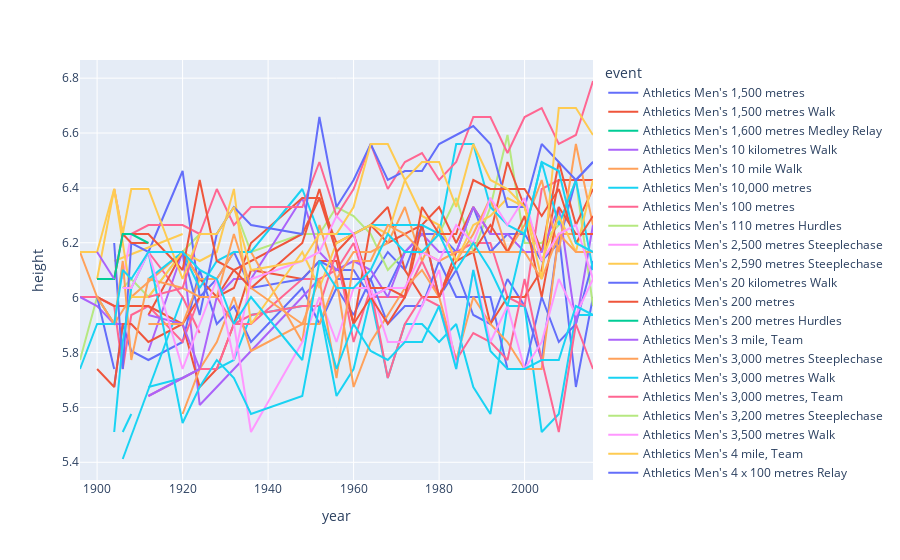

Here is the notebook cell this chart was saved with:
### Code cell
df_men = df_orig.query("sex=='M'").drop(columns=['sex'])
df_men = df_men[['event','height','year']] #df_men.query('event.str.contains("100")', engine = 'python')[['event','height','year']]
df_men_group = df_men.groupby(['event','year']).max()
df_men_group = df_men_group.reset_index()
fig = px.line(df_men_group,x='year',y='height', color='event')
fig.show()

### Figure 1 — Plotly figure (JSON) as saved in the notebook; plotly's stock layout.template omitted (floating-point values rounded to 4 significant figures)
{"data": [{"hovertemplate": "event=Athletics Men's 1,500 metres<br>year=%{x}<br>height=%{y}<extra></extra>", "legendgroup": "Athletics Men's 1,500 metres", "line": {"color": "#636efa", "dash": "solid"}, "mode": "lines", "name": "Athletics Men's 1,500 metres", "orientation": "v", "showlegend": true, "type": "scatter", "x": [1896, 1900, 1904, 1906, 1908, 1912, 1920, 1924, 1928, 1932, 1936, 1948, 1952, 1956, 1960, 1964, 1968, 1972, 1976, 1980, 1984, 1988, 1992, 1996, 2000, 2004, 2008, 2012, 2016], "xaxis": "x", "y": [null, null, 5.674, 5.904, 5.806, 5.773, 5.838, 6.101, 5.904, 5.97, 5.838, 6.035, 5.904, 6.035, 5.937, 6.068, 6.166, 6.101, 6.265, 6.002, 6.101, 5.937, 5.904, 6.068, 5.97, 5.773, 6.232, 5.674, 6.002], "yaxis": "y"}, {"hovertemplate": "event=Athletics Men's 1,500 metres Walk<br>year=%{x}<br>height=%{y}<extra></extra>", "legendgroup": "Athletics Men's 1,500 metres Walk", "line": {"color": "#EF553B", "dash": "solid"}, "mode": "lines", "name": "Athletics Men's 1,500 metres Walk", "orientation": "v", "showlegend": true, "type": "scatter", "x": [1906], "xaxis": "x", "y": [5.871], "yaxis": "y"}, {"hovertemplate": "event=Athletics Men's 1,600 metres Medley Relay<br>year=%{x}<br>height=%{y}<extra></extra>", "legendgroup": "Athletics Men's 1,600 metres Medley Relay", "line": {"color": "#00cc96", "dash": "solid"}, "mode": "lines", "name": "Athletics Men's 1,600 metres Medley Relay", "orientation": "v", "showlegend": true, "type": "scatter", "x": [1908], "xaxis": "x", "y": [5.97], "yaxis": "y"}, {"hovertemplate": "event=Athletics Men's 10 kilometres Walk<br>year=%{x}<br>height=%{y}<extra></extra>", "legendgroup": "Athletics Men's 10 kilometres Walk", "line": {"color": "#ab63fa", "dash": "solid"}, "mode": "lines", "name": "Athletics Men's 10 kilometres Walk", "orientation": "v", "showlegend": true, "type": "scatter", "x": [1912, 1920, 1924, 1948, 1952], "xaxis": "x", "y": [5.806, 6.166, 5.609, 6.002, 6.068], "yaxis": "y"}, {"hovertemplate": "event=Athletics Men's 10 mile Walk<br>year=%{x}<br>height=%{y}<extra></extra>", "legendgroup": "Athletics Men's 10 mile Walk", "line": {"color": "#FFA15A", "dash": "solid"}, "mode": "lines", "name": "Athletics Men's 10 mile Walk", "orientation": "v", "showlegend": true, "type": "scatter", "x": [1908], "xaxis": "x", "y": [5.74], "yaxis": "y"}, {"hovertemplate": "event=Athletics Men's 10,000 metres<br>year=%{x}<br>height=%{y}<extra></extra>", "legendgroup": "Athletics Men's 10,000 metres", "line": {"color": "#19d3f3", "dash": "solid"}, "mode": "lines", "name": "Athletics Men's 10,000 metres", "orientation": "v", "showlegend": true, "type": "scatter", "x": [1912, 1920, 1924, 1928, 1932, 1936, 1948, 1952, 1956, 1960, 1964, 1968, 1972, 1976, 1980, 1984, 1988, 1992, 1996, 2000, 2004, 2008, 2012, 2016], "xaxis": "x", "y": [5.674, 5.707, 5.74, 5.74, 5.773, 5.937, 5.97, 5.97, 5.642, 5.74, 6.002, 5.707, 5.904, 5.904, 5.838, 5.904, 5.674, 5.576, 5.97, 5.97, 5.51, 5.576, 5.937, 5.937], "yaxis": "y"}, {"hovertemplate": "event=Athletics Men's 100 metres<br>year=%{x}<br>height=%{y}<extra></extra>", "legendgroup": "Athletics Men's 100 metres", "line": {"color": "#FF6692", "dash": "solid"}, "mode": "lines", "name": "Athletics Men's 100 metres", "orientation": "v", "showlegend": true, "type": "scatter", "x": [1896, 1900, 1904, 1906, 1908, 1912, 1920, 1924, 1928, 1932, 1936, 1948, 1952, 1956, 1960, 1964, 1968, 1972, 1976, 1980, 1984, 1988, 1992, 1996, 2000, 2004, 2008, 2012, 2016], "xaxis": "x", "y": [6.002, 6.002, 5.97, 5.74, 5.937, 5.97, 5.838, 6.002, 6.002, 5.904, 5.904, 6.068, 6.068, 6.101, 6.199, 6.002, 6.002, 6.002, 6.134, 6.002, 6.166, 6.199, 6.199, 6.002, 5.97, 6.396, 6.429, 6.429, 6.429], "yaxis": "y"}, {"hovertemplate": "event=Athletics Men's 110 metres Hurdles<br>year=%{x}<br>height=%{y}<extra></extra>", "legendgroup": "Athletics Men's 110 metres Hurdles", "line": {"color": "#B6E880", "dash": "solid"}, "mode": "lines", "name": "Athletics Men's 110 metres Hurdles", "orientation": "v", "showlegend": true, "type": "scatter", "x": [1896, 1900, 1904, 1906, 1908, 1912, 1920, 1924, 1928, 1932, 1936, 1948, 1952, 1956, 1960, 1964, 1968, 1972, 1976, 1980, 1984, 1988, 1992, 1996, 2000, 2004, 2008, 2012, 2016], "xaxis": "x", "y": [5.773, 6.002, null, 6.035, 6.068, 6.002, 6.166, 6.232, 6.232, 6.33, 6.166, 6.232, 6.232, 6.33, 6.298, 6.232, 6.101, 6.166, 6.166, 6.232, 6.363, 6.166, 6.33, 6.593, 6.199, 6.199, 6.265, 6.429, 5.97], "yaxis": "y"}, {"hovertemplate": "event=Athletics Men's 2,500 metres Steeplechase<br>year=%{x}<br>height=%{y}<extra></extra>", "legendgroup": "Athletics Men's 2,500 metres Steeplechase", "line": {"color": "#FF97FF", "dash": "solid"}, "mode": "lines", "name": "Athletics Men's 2,500 metres Steeplechase", "orientation": "v", "showlegend": true, "type": "scatter", "x": [1900], "xaxis": "x", "y": [5.543], "yaxis": "y"}, {"hovertemplate": "event=Athletics Men's 2,590 metres Steeplechase<br>year=%{x}<br>height=%{y}<extra></extra>", "legendgroup": "Athletics Men's 2,590 metres Steeplechase", "line": {"color": "#FECB52", "dash": "solid"}, "mode": "lines", "name": "Athletics Men's 2,590 metres Steeplechase", "orientation": "v", "showlegend": true, "type": "scatter", "x": [1904], "xaxis": "x", "y": [6.134], "yaxis": "y"}, {"hovertemplate": "event=Athletics Men's 20 kilometres Walk<br>year=%{x}<br>height=%{y}<extra></extra>", "legendgroup": "Athletics Men's 20 kilometres Walk", "line": {"color": "#636efa", "dash": "solid"}, "mode": "lines", "name": "Athletics Men's 20 kilometres Walk", "orientation": "v", "showlegend": true, "type": "scatter", "x": [1956, 1960, 1964, 1968, 1972, 1976, 1980, 1984, 1988, 1992, 1996, 2000, 2004, 2008, 2012, 2016], "xaxis": "x", "y": [6.068, 6.068, 6.068, 5.904, 5.97, 5.97, 6.134, 6.002, 6.002, 6.002, 5.74, 5.74, 6.002, 5.838, 5.904, 6.134], "yaxis": "y"}, {"hovertemplate": "event=Athletics Men's 200 metres<br>year=%{x}<br>height=%{y}<extra></extra>", "legendgroup": "Athletics Men's 200 metres", "line": {"color": "#EF553B", "dash": "solid"}, "mode": "lines", "name": "Athletics Men's 200 metres", "orientation": "v", "showlegend": true, "type": "scatter", "x": [1900, 1904, 1908, 1912, 1920, 1924, 1928, 1932, 1936, 1948, 1952, 1956, 1960, 1964, 1968, 1972, 1976, 1980, 1984, 1988, 1992, 1996, 2000, 2004, 2008, 2012, 2016], "xaxis": "x", "y": [6.002, 5.97, 5.97, 5.97, 5.904, 5.674, 5.74, 5.904, 6.101, 6.068, 6.134, 6.134, 5.904, 6.265, 6.33, 6.101, 6.002, 6.002, 6.166, 6.166, 5.904, 6.002, 6.002, 6.101, 6.429, 6.429, 6.429], "yaxis": "y"}, {"hovertemplate": "event=Athletics Men's 200 metres Hurdles<br>year=%{x}<br>height=%{y}<extra></extra>", "legendgroup": "Athletics Men's 200 metres Hurdles", "line": {"color": "#00cc96", "dash": "solid"}, "mode": "lines", "name": "Athletics Men's 200 metres Hurdles", "orientation": "v", "showlegend": true, "type": "scatter", "x": [1900, 1904], "xaxis": "x", "y": [6.002, 5.904], "yaxis": "y"}, {"hovertemplate": "event=Athletics Men's 3 mile, Team<br>year=%{x}<br>height=%{y}<extra></extra>", "legendgroup": "Athletics Men's 3 mile, Team", "line": {"color": "#ab63fa", "dash": "solid"}, "mode": "lines", "name": "Athletics Men's 3 mile, Team", "orientation": "v", "showlegend": true, "type": "scatter", "x": [1908], "xaxis": "x", "y": [5.904], "yaxis": "y"}, {"hovertemplate": "event=Athletics Men's 3,000 metres Steeplechase<br>year=%{x}<br>height=%{y}<extra></extra>", "legendgroup": "Athletics Men's 3,000 metres Steeplechase", "line": {"color": "#FFA15A", "dash": "solid"}, "mode": "lines", "name": "Athletics Men's 3,000 metres Steeplechase", "orientation": "v", "showlegend": true, "type": "scatter", "x": [1920, 1924, 1928, 1932, 1936, 1948, 1952, 1956, 1960, 1964, 1968, 1972, 1976, 1980, 1984, 1988, 1992, 1996, 2000, 2004, 2008, 2012, 2016], "xaxis": "x", "y": [5.576, 5.74, 5.838, 6.002, 5.806, 5.904, 5.904, 6.068, 5.674, 5.838, 5.937, 6.035, 6.101, 6.002, 5.773, 6.002, 5.904, 5.838, 5.74, 5.74, 6.232, 6.232, 6.232], "yaxis": "y"}, {"hovertemplate": "event=Athletics Men's 3,000 metres Walk<br>year=%{x}<br>height=%{y}<extra></extra>", "legendgroup": "Athletics Men's 3,000 metres Walk", "line": {"color": "#19d3f3", "dash": "solid"}, "mode": "lines", "name": "Athletics Men's 3,000 metres Walk", "orientation": "v", "showlegend": true, "type": "scatter", "x": [1906, 1920], "xaxis": "x", "y": [5.412, 6.002], "yaxis": "y"}, {"hovertemplate": "event=Athletics Men's 3,000 metres, Team<br>year=%{x}<br>height=%{y}<extra></extra>", "legendgroup": "Athletics Men's 3,000 metres, Team", "line": {"color": "#FF6692", "dash": "solid"}, "mode": "lines", "name": "Athletics Men's 3,000 metres, Team", "orientation": "v", "showlegend": true, "type": "scatter", "x": [1912, 1920, 1924], "xaxis": "x", "y": [6.166, 6.002, 5.871], "yaxis": "y"}, {"hovertemplate": "event=Athletics Men's 3,200 metres Steeplechase<br>year=%{x}<br>height=%{y}<extra></extra>", "legendgroup": "Athletics Men's 3,200 metres Steeplechase", "line": {"color": "#B6E880", "dash": "solid"}, "mode": "lines", "name": "Athletics Men's 3,200 metres Steeplechase", "orientation": "v", "showlegend": true, "type": "scatter", "x": [1908], "xaxis": "x", "y": [5.904], "yaxis": "y"}, {"hovertemplate": "event=Athletics Men's 3,500 metres Walk<br>year=%{x}<br>height=%{y}<extra></extra>", "legendgroup": "Athletics Men's 3,500 metres Walk", "line": {"color": "#FF97FF", "dash": "solid"}, "mode": "lines", "name": "Athletics Men's 3,500 metres Walk", "orientation": "v", "showlegend": true, "type": "scatter", "x": [1908], "xaxis": "x", "y": [6.035], "yaxis": "y"}, {"hovertemplate": "event=Athletics Men's 4 mile, Team<br>year=%{x}<br>height=%{y}<extra></extra>", "legendgroup": "Athletics Men's 4 mile, Team", "line": {"color": "#FECB52", "dash": "solid"}, "mode": "lines", "name": "Athletics Men's 4 mile, Team", "orientation": "v", "showlegend": true, "type": "scatter", "x": [1904], "xaxis": "x", "y": [5.904], "yaxis": "y"}, {"hovertemplate": "event=Athletics Men's 4 x 100 metres Relay<br>year=%{x}<br>height=%{y}<extra></extra>", "legendgroup": "Athletics Men's 4 x 100 metres Relay", "line": {"color": "#636efa", "dash": "solid"}, "mode": "lines", "name": "Athletics Men's 4 x 100 metres Relay", "orientation": "v", "showlegend": true, "type": "scatter", "x": [1912, 1920, 1924, 1928, 1932, 1936, 1948, 1952, 1956, 1960, 1964, 1968, 1972, 1976, 1980, 1984, 1988, 1992, 1996, 2000, 2004, 2008, 2012, 2016], "xaxis": "x", "y": [6.166, 6.462, 6.002, 6.068, 6.166, 6.035, 6.068, 6.134, 6.101, 6.101, 6.002, 6.035, 6.166, 6.232, 6.232, 6.166, 6.33, 6.166, 6.232, 6.232, 6.134, 6.199, 6.429, 6.494], "yaxis": "y"}, {"hovertemplate": "event=Athletics Men's 4 x 400 metres Relay<br>year=%{x}<br>height=%{y}<extra></extra>", "legendgroup": "Athletics Men's 4 x 400 metres Relay", "line": {"color": "#EF553B", "dash": "solid"}, "mode": "lines", "name": "Athletics Men's 4 x 400 metres Relay", "orientation": "v", "showlegend": true, "type": "scatter", "x": [1912, 1920, 1924, 1928, 1932, 1936, 1948, 1952, 1956, 1960, 1964, 1968, 1972, 1976, 1980, 1984, 1988, 1992, 1996, 2000, 2004, 2008, 2012, 2016], "xaxis": "x", "y": [5.937, 6.166, 6.068, 6.002, 6.101, 6.134, 6.232, 6.363, 6.199, 6.232, 6.265, 6.199, 6.232, 6.265, 6.33, 6.199, 6.33, 6.232, 6.494, 6.33, 6.166, 6.494, 6.265, 6.396], "yaxis": "y"}, {"hovertemplate": "event=Athletics Men's 4,000 metres Steeplechase<br>year=%{x}<br>height=%{y}<extra></extra>", "legendgroup": "Athletics Men's 4,000 metres Steeplechase", "line": {"color": "#00cc96", "dash": "solid"}, "mode": "lines", "name": "Athletics Men's 4,000 metres Steeplechase", "orientation": "v", "showlegend": true, "type": "scatter", "x": [1900], "xaxis": "x", "y": [null], "yaxis": "y"}, {"hovertemplate": "event=Athletics Men's 400 metres<br>year=%{x}<br>height=%{y}<extra></extra>", "legendgroup": "Athletics Men's 400 metres", "line": {"color": "#ab63fa", "dash": "solid"}, "mode": "lines", "name": "Athletics Men's 400 metres", "orientation": "v", "showlegend": true, "type": "scatter", "x": [1896, 1900, 1904, 1906, 1908, 1912, 1920, 1924, 1928, 1932, 1936, 1948, 1952, 1956, 1960, 1964, 1968, 1972, 1976, 1980, 1984, 1988, 1992, 1996, 2000, 2004, 2008, 2012, 2016], "xaxis": "x", "y": [6.002, 5.97, 5.904, 5.904, null, 5.937, 5.904, 5.74, 6.002, 6.068, 6.068, 6.363, 6.166, 6.101, 6.134, 6.101, 6.002, 6.166, 6.232, 6.166, 6.166, 6.33, 6.232, 6.232, 6.166, 6.166, 6.33, 5.904, 6.265], "yaxis": "y"}, {"hovertemplate": "event=Athletics Men's 400 metres Hurdles<br>year=%{x}<br>height=%{y}<extra></extra>", "legendgroup": "Athletics Men's 400 metres Hurdles", "line": {"color": "#FFA15A", "dash": "solid"}, "mode": "lines", "name": "Athletics Men's 400 metres Hurdles", "orientation": "v", "showlegend": true, "type": "scatter", "x": [1900, 1904, 1908, 1920, 1924, 1928, 1932, 1936, 1948, 1952, 1956, 1960, 1964, 1968, 1972, 1976, 1980, 1984, 1988, 1992, 1996, 2000, 2004, 2008, 2012, 2016], "xaxis": "x", "y": [6.002, 5.904, 6.002, 6.166, 6.068, 6.068, 6.166, 6.166, 5.838, 6.265, 6.068, 6.166, 6.166, 6.199, 6.33, 6.134, 6.265, 6.134, 6.232, 6.363, 6.166, 6.265, 6.429, 6.166, 6.56, 6.265], "yaxis": "y"}, {"hovertemplate": "event=Athletics Men's 5 mile<br>year=%{x}<br>height=%{y}<extra></extra>", "legendgroup": "Athletics Men's 5 mile", "line": {"color": "#19d3f3", "dash": "solid"}, "mode": "lines", "name": "Athletics Men's 5 mile", "orientation": "v", "showlegend": true, "type": "scatter", "x": [1906, 1908], "xaxis": "x", "y": [5.51, 5.576], "yaxis": "y"}, {"hovertemplate": "event=Athletics Men's 5,000 metres<br>year=%{x}<br>height=%{y}<extra></extra>", "legendgroup": "Athletics Men's 5,000 metres", "line": {"color": "#FF6692", "dash": "solid"}, "mode": "lines", "name": "Athletics Men's 5,000 metres", "orientation": "v", "showlegend": true, "type": "scatter", "x": [1912, 1920, 1924, 1928, 1932, 1936, 1948, 1952, 1956, 1960, 1964, 1968, 1972, 1976, 1980, 1984, 1988, 1992, 1996, 2000, 2004, 2008, 2012, 2016], "xaxis": "x", "y": [5.642, 5.707, 5.74, 5.74, 5.904, 5.937, 5.97, 5.97, 6.166, 5.838, 6.035, 5.707, 5.904, 6.002, 5.97, 5.773, 5.871, 5.838, 5.773, 6.068, 5.773, 5.51, 5.904, 5.74], "yaxis": "y"}, {"hovertemplate": "event=Athletics Men's 5,000 metres, Team<br>year=%{x}<br>height=%{y}<extra></extra>", "legendgroup": "Athletics Men's 5,000 metres, Team", "line": {"color": "#B6E880", "dash": "solid"}, "mode": "lines", "name": "Athletics Men's 5,000 metres, Team", "orientation": "v", "showlegend": true, "type": "scatter", "x": [1900], "xaxis": "x", "y": [5.838], "yaxis": "y"}, {"hovertemplate": "event=Athletics Men's 50 kilometres Walk<br>year=%{x}<br>height=%{y}<extra></extra>", "legendgroup": "Athletics Men's 50 kilometres Walk", "line": {"color": "#FF97FF", "dash": "solid"}, "mode": "lines", "name": "Athletics Men's 50 kilometres Walk", "orientation": "v", "showlegend": true, "type": "scatter", "x": [1932, 1936, 1948, 1952, 1956, 1960, 1964, 1968, 1972, 1980, 1984, 1988, 1992, 1996, 2000, 2004, 2008, 2012, 2016], "xaxis": "x", "y": [5.904, 5.51, 5.838, 6.002, 5.838, 6.035, 6.035, 5.838, 5.838, 6.101, 5.74, 6.101, 5.838, 5.97, 5.74, 5.838, 6.068, 5.937, 6.068], "yaxis": "y"}, {"hovertemplate": "event=Athletics Men's 56-pound Weight Throw<br>year=%{x}<br>height=%{y}<extra></extra>", "legendgroup": "Athletics Men's 56-pound Weight Throw", "line": {"color": "#FECB52", "dash": "solid"}, "mode": "lines", "name": "Athletics Men's 56-pound Weight Throw", "orientation": "v", "showlegend": true, "type": "scatter", "x": [1904, 1920], "xaxis": "x", "y": [6.134, 6.232], "yaxis": "y"}, {"hovertemplate": "event=Athletics Men's 60 metres<br>year=%{x}<br>height=%{y}<extra></extra>", "legendgroup": "Athletics Men's 60 metres", "line": {"color": "#636efa", "dash": "solid"}, "mode": "lines", "name": "Athletics Men's 60 metres", "orientation": "v", "showlegend": true, "type": "scatter", "x": [1900, 1904], "xaxis": "x", "y": [6.002, 5.74], "yaxis": "y"}, {"hovertemplate": "event=Athletics Men's 800 metres<br>year=%{x}<br>height=%{y}<extra></extra>", "legendgroup": "Athletics Men's 800 metres", "line": {"color": "#EF553B", "dash": "solid"}, "mode": "lines", "name": "Athletics Men's 800 metres", "orientation": "v", "showlegend": true, "type": "scatter", "x": [1896, 1900, 1904, 1906, 1908, 1912, 1920, 1924, 1928, 1932, 1936, 1948, 1952, 1956, 1960, 1964, 1968, 1972, 1976, 1980, 1984, 1988, 1992, 1996, 2000, 2004, 2008, 2012, 2016], "xaxis": "x", "y": [null, 5.74, 5.674, 5.904, 5.904, 5.838, 5.904, 6.002, 6.002, 6.035, 6.199, 6.363, 6.363, 6.166, 5.904, 6.002, 5.904, 6.002, 6.265, 6.002, 6.134, 6.166, 6.265, 6.166, 6.298, 6.002, 6.33, 6.232, 6.232], "yaxis": "y"}, {"hovertemplate": "event=Athletics Men's All-Around Championship<br>year=%{x}<br>height=%{y}<extra></extra>", "legendgroup": "Athletics Men's All-Around Championship", "line": {"color": "#00cc96", "dash": "solid"}, "mode": "lines", "name": "Athletics Men's All-Around Championship", "orientation": "v", "showlegend": true, "type": "scatter", "x": [1904], "xaxis": "x", "y": [6.068], "yaxis": "y"}, {"hovertemplate": "event=Athletics Men's Cross-Country, Individual<br>year=%{x}<br>height=%{y}<extra></extra>", "legendgroup": "Athletics Men's Cross-Country, Individual", "line": {"color": "#ab63fa", "dash": "solid"}, "mode": "lines", "name": "Athletics Men's Cross-Country, Individual", "orientation": "v", "showlegend": true, "type": "scatter", "x": [1912, 1920, 1924], "xaxis": "x", "y": [5.642, 5.707, 5.74], "yaxis": "y"}, {"hovertemplate": "event=Athletics Men's Cross-Country, Team<br>year=%{x}<br>height=%{y}<extra></extra>", "legendgroup": "Athletics Men's Cross-Country, Team", "line": {"color": "#FFA15A", "dash": "solid"}, "mode": "lines", "name": "Athletics Men's Cross-Country, Team", "orientation": "v", "showlegend": true, "type": "scatter", "x": [1912, 1920, 1924], "xaxis": "x", "y": [5.904, 5.904, 6.068], "yaxis": "y"}, {"hovertemplate": "event=Athletics Men's Decathlon<br>year=%{x}<br>height=%{y}<extra></extra>", "legendgroup": "Athletics Men's Decathlon", "line": {"color": "#19d3f3", "dash": "solid"}, "mode": "lines", "name": "Athletics Men's Decathlon", "orientation": "v", "showlegend": true, "type": "scatter", "x": [1912, 1920, 1924, 1928, 1932, 1936, 1948, 1952, 1956, 1960, 1964, 1968, 1972, 1976, 1980, 1984, 1988, 1992, 1996, 2000, 2004, 2008, 2012, 2016], "xaxis": "x", "y": [6.068, 6.166, 6.035, 6.134, 6.166, 6.166, 6.396, 6.232, 6.232, 6.232, 6.265, 6.265, 6.265, 6.265, 6.232, 6.56, 6.56, 6.33, 6.265, 6.232, 6.494, 6.265, 6.429, 6.101], "yaxis": "y"}, {"hovertemplate": "event=Athletics Men's Discus Throw<br>year=%{x}<br>height=%{y}<extra></extra>", "legendgroup": "Athletics Men's Discus Throw", "line": {"color": "#FF6692", "dash": "solid"}, "mode": "lines", "name": "Athletics Men's Discus Throw", "orientation": "v", "showlegend": true, "type": "scatter", "x": [1896, 1900, 1904, 1906, 1908, 1912, 1920, 1924, 1928, 1932, 1936, 1948, 1952, 1956, 1960, 1964, 1968, 1972, 1976, 1980, 1984, 1988, 1992, 1996, 2000, 2004, 2008, 2012, 2016], "xaxis": "x", "y": [6.166, null, 6.396, 6.232, 6.232, 6.265, 6.265, 6.232, 6.396, 6.265, 6.33, 6.33, 6.494, 6.298, 6.396, 6.56, 6.396, 6.494, 6.527, 6.429, 6.494, 6.658, 6.658, 6.527, 6.658, 6.691, 6.56, 6.593, 6.79], "yaxis": "y"}, {"hovertemplate": "event=Athletics Men's Discus Throw, Both Hands<br>year=%{x}<br>height=%{y}<extra></extra>", "legendgroup": "Athletics Men's Discus Throw, Both Hands", "line": {"color": "#B6E880", "dash": "solid"}, "mode": "lines", "name": "Athletics Men's Discus Throw, Both Hands", "orientation": "v", "showlegend": true, "type": "scatter", "x": [1912], "xaxis": "x", "y": [6.265], "yaxis": "y"}, {"hovertemplate": "event=Athletics Men's Discus Throw, Greek Style<br>year=%{x}<br>height=%{y}<extra></extra>", "legendgroup": "Athletics Men's Discus Throw, Greek Style", "line": {"color": "#FF97FF", "dash": "solid"}, "mode": "lines", "name": "Athletics Men's Discus Throw, Greek Style", "orientation": "v", "showlegend": true, "type": "scatter", "x": [1906, 1908], "xaxis": "x", "y": [6.068, 6.232], "yaxis": "y"}, {"hovertemplate": "event=Athletics Men's Hammer Throw<br>year=%{x}<br>height=%{y}<extra></extra>", "legendgroup": "Athletics Men's Hammer Throw", "line": {"color": "#FECB52", "dash": "solid"}, "mode": "lines", "name": "Athletics Men's Hammer Throw", "orientation": "v", "showlegend": true, "type": "scatter", "x": [1900, 1904, 1908, 1912, 1920, 1924, 1928, 1932, 1936, 1948, 1952, 1956, 1960, 1964, 1968, 1972, 1976, 1980, 1984, 1988, 1992, 1996, 2000, 2004, 2008, 2012, 2016], "xaxis": "x", "y": [6.068, 6.396, 6.002, 6.002, 6.166, 6.134, 6.166, 6.396, 5.904, 6.166, 6.035, 6.199, 6.232, 6.265, 6.232, 6.429, 6.298, 6.265, 6.134, 6.265, 6.298, 6.363, 6.33, 6.134, 6.298, 6.166, 6.429], "yaxis": "y"}, {"hovertemplate": "event=Athletics Men's High Jump<br>year=%{x}<br>height=%{y}<extra></extra>", "legendgroup": "Athletics Men's High Jump", "line": {"color": "#636efa", "dash": "solid"}, "mode": "lines", "name": "Athletics Men's High Jump", "orientation": "v", "showlegend": true, "type": "scatter", "x": [1896, 1900, 1904, 1906, 1908, 1912, 1920, 1924, 1928, 1932, 1936, 1948, 1952, 1956, 1960, 1964, 1968, 1972, 1976, 1980, 1984, 1988, 1992, 1996, 2000, 2004, 2008, 2012, 2016], "xaxis": "x", "y": [6.166, null, 6.199, 5.74, 6.199, 6.166, 6.166, 5.937, 6.232, 6.33, 6.265, 6.232, 6.658, 6.33, 6.429, 6.56, 6.429, 6.462, 6.462, 6.56, 6.593, 6.626, 6.56, 6.33, 6.33, 6.56, 6.494, 6.429, 6.494], "yaxis": "y"}, {"hovertemplate": "event=Athletics Men's Javelin Throw<br>year=%{x}<br>height=%{y}<extra></extra>", "legendgroup": "Athletics Men's Javelin Throw", "line": {"color": "#EF553B", "dash": "solid"}, "mode": "lines", "name": "Athletics Men's Javelin Throw", "orientation": "v", "showlegend": true, "type": "scatter", "x": [1908, 1912, 1920, 1924, 1928, 1932, 1936, 1948, 1952, 1956, 1960, 1964, 1968, 1972, 1976, 1980, 1984, 1988, 1992, 1996, 2000, 2004, 2008, 2012, 2016], "xaxis": "x", "y": [6.232, 6.232, 6.101, 6.429, 6.134, 6.101, 6.035, 6.199, 6.396, 6.166, 6.232, 6.035, 6.035, 6.002, 6.33, 6.232, 6.232, 6.429, 6.396, 6.396, 6.396, 6.298, 6.396, 6.199, 6.298], "yaxis": "y"}, {"hovertemplate": "event=Athletics Men's Javelin Throw, Both Hands<br>year=%{x}<br>height=%{y}<extra></extra>", "legendgroup": "Athletics Men's Javelin Throw, Both Hands", "line": {"color": "#00cc96", "dash": "solid"}, "mode": "lines", "name": "Athletics Men's Javelin Throw, Both Hands", "orientation": "v", "showlegend": true, "type": "scatter", "x": [1912], "xaxis": "x", "y": [5.97], "yaxis": "y"}, {"hovertemplate": "event=Athletics Men's Javelin Throw, Freestyle<br>year=%{x}<br>height=%{y}<extra></extra>", "legendgroup": "Athletics Men's Javelin Throw, Freestyle", "line": {"color": "#ab63fa", "dash": "solid"}, "mode": "lines", "name": "Athletics Men's Javelin Throw, Freestyle", "orientation": "v", "showlegend": true, "type": "scatter", "x": [1906, 1908], "xaxis": "x", "y": [6.232, 6.232], "yaxis": "y"}, {"hovertemplate": "event=Athletics Men's Long Jump<br>year=%{x}<br>height=%{y}<extra></extra>", "legendgroup": "Athletics Men's Long Jump", "line": {"color": "#FFA15A", "dash": "solid"}, "mode": "lines", "name": "Athletics Men's Long Jump", "orientation": "v", "showlegend": true, "type": "scatter", "x": [1896, 1900, 1904, 1906, 1908, 1912, 1920, 1924, 1928, 1932, 1936, 1948, 1952, 1956, 1960, 1964, 1968, 1972, 1976, 1980, 1984, 1988, 1992, 1996, 2000, 2004, 2008, 2012, 2016], "xaxis": "x", "y": [6.166, 6.002, 5.904, 6.134, 5.773, 6.068, 6.035, 6.002, 6.002, 6.232, 6.035, 5.904, 6.068, 5.707, 6.134, 6.134, 6.265, 6.232, 6.166, 6.134, 6.166, 6.166, 6.166, 6.166, 6.166, 6.068, 6.232, 6.166, 6.166], "yaxis": "y"}, {"hovertemplate": "event=Athletics Men's Marathon<br>year=%{x}<br>height=%{y}<extra></extra>", "legendgroup": "Athletics Men's Marathon", "line": {"color": "#19d3f3", "dash": "solid"}, "mode": "lines", "name": "Athletics Men's Marathon", "orientation": "v", "showlegend": true, "type": "scatter", "x": [1896, 1900, 1904, 1906, 1908, 1912, 1920, 1924, 1928, 1932, 1936, 1948, 1952, 1956, 1960, 1964, 1968, 1972, 1976, 1980, 1984, 1988, 1992, 1996, 2000, 2004, 2008, 2012, 2016], "xaxis": "x", "y": [null, null, 5.51, 5.838, 6.035, 6.166, 5.543, 5.674, 5.773, 5.707, 5.576, 5.642, 5.97, 5.74, 5.904, 5.806, 5.773, 5.838, 5.838, 5.97, 5.74, 6.101, 5.806, 5.74, 5.74, 5.773, 5.773, 5.97, 5.937], "yaxis": "y"}, {"hovertemplate": "event=Athletics Men's Pentathlon<br>year=%{x}<br>height=%{y}<extra></extra>", "legendgroup": "Athletics Men's Pentathlon", "line": {"color": "#FF6692", "dash": "solid"}, "mode": "lines", "name": "Athletics Men's Pentathlon", "orientation": "v", "showlegend": true, "type": "scatter", "x": [1912, 1920, 1924], "xaxis": "x", "y": [6.002, 6.035, 6.232], "yaxis": "y"}, {"hovertemplate": "event=Athletics Men's Pentathlon (Ancient)<br>year=%{x}<br>height=%{y}<extra></extra>", "legendgroup": "Athletics Men's Pentathlon (Ancient)", "line": {"color": "#B6E880", "dash": "solid"}, "mode": "lines", "name": "Athletics Men's Pentathlon (Ancient)", "orientation": "v", "showlegend": true, "type": "scatter", "x": [1906], "xaxis": "x", "y": [6.232], "yaxis": "y"}, {"hovertemplate": "event=Athletics Men's Pole Vault<br>year=%{x}<br>height=%{y}<extra></extra>", "legendgroup": "Athletics Men's Pole Vault", "line": {"color": "#FF97FF", "dash": "solid"}, "mode": "lines", "name": "Athletics Men's Pole Vault", "orientation": "v", "showlegend": true, "type": "scatter", "x": [1896, 1900, 1904, 1906, 1908, 1912, 1920, 1924, 1928, 1932, 1936, 1948, 1952, 1956, 1960, 1964, 1968, 1972, 1976, 1980, 1984, 1988, 1992, 1996, 2000, 2004, 2008, 2012, 2016], "xaxis": "x", "y": [null, null, null, 6.035, 6.035, 6.166, 5.74, 5.904, 6.068, 5.773, 6.068, 6.134, 6.166, 6.298, 6.232, 6.002, 6.035, 6.035, 6.166, 6.134, 6.265, 6.199, 6.363, 6.265, 6.363, 6.134, 6.232, 6.265, 6.068], "yaxis": "y"}, {"hovertemplate": "event=Athletics Men's Shot Put<br>year=%{x}<br>height=%{y}<extra></extra>", "legendgroup": "Athletics Men's Shot Put", "line": {"color": "#FECB52", "dash": "solid"}, "mode": "lines", "name": "Athletics Men's Shot Put", "orientation": "v", "showlegend": true, "type": "scatter", "x": [1896, 1900, 1904, 1906, 1908, 1912, 1920, 1924, 1928, 1932, 1936, 1948, 1952, 1956, 1960, 1964, 1968, 1972, 1976, 1980, 1984, 1988, 1992, 1996, 2000, 2004, 2008, 2012, 2016], "xaxis": "x", "y": [6.166, 6.166, 6.396, 6.232, 6.396, 6.396, 6.068, 6.232, 6.232, 6.33, 6.101, 6.134, 6.232, 6.232, 6.33, 6.56, 6.56, 6.429, 6.494, 6.494, 6.33, 6.56, 6.429, 6.396, 6.33, 6.068, 6.691, 6.691, 6.593], "yaxis": "y"}, {"hovertemplate": "event=Athletics Men's Shot Put, Both Hands<br>year=%{x}<br>height=%{y}<extra></extra>", "legendgroup": "Athletics Men's Shot Put, Both Hands", "line": {"color": "#636efa", "dash": "solid"}, "mode": "lines", "name": "Athletics Men's Shot Put, Both Hands", "orientation": "v", "showlegend": true, "type": "scatter", "x": [1912], "xaxis": "x", "y": [6.396], "yaxis": "y"}, {"hovertemplate": "event=Athletics Men's Standing High Jump<br>year=%{x}<br>height=%{y}<extra></extra>", "legendgroup": "Athletics Men's Standing High Jump", "line": {"color": "#EF553B", "dash": "solid"}, "mode": "lines", "name": "Athletics Men's Standing High Jump", "orientation": "v", "showlegend": true, "type": "scatter", "x": [1900, 1904, 1906, 1908, 1912], "xaxis": "x", "y": [6.068, 6.068, 6.232, 6.199, 6.199], "yaxis": "y"}, {"hovertemplate": "event=Athletics Men's Standing Long Jump<br>year=%{x}<br>height=%{y}<extra></extra>", "legendgroup": "Athletics Men's Standing Long Jump", "line": {"color": "#00cc96", "dash": "solid"}, "mode": "lines", "name": "Athletics Men's Standing Long Jump", "orientation": "v", "showlegend": true, "type": "scatter", "x": [1900, 1904, 1906, 1908, 1912], "xaxis": "x", "y": [6.068, 6.068, 6.232, 6.232, 6.199], "yaxis": "y"}, {"hovertemplate": "event=Athletics Men's Standing Triple Jump<br>year=%{x}<br>height=%{y}<extra></extra>", "legendgroup": "Athletics Men's Standing Triple Jump", "line": {"color": "#ab63fa", "dash": "solid"}, "mode": "lines", "name": "Athletics Men's Standing Triple Jump", "orientation": "v", "showlegend": true, "type": "scatter", "x": [1900, 1904], "xaxis": "x", "y": [6.166, 6.068], "yaxis": "y"}, {"hovertemplate": "event=Athletics Men's Stone Throw<br>year=%{x}<br>height=%{y}<extra></extra>", "legendgroup": "Athletics Men's Stone Throw", "line": {"color": "#FFA15A", "dash": "solid"}, "mode": "lines", "name": "Athletics Men's Stone Throw", "orientation": "v", "showlegend": true, "type": "scatter", "x": [1906], "xaxis": "x", "y": [6.232], "yaxis": "y"}, {"hovertemplate": "event=Athletics Men's Triple Jump<br>year=%{x}<br>height=%{y}<extra></extra>", "legendgroup": "Athletics Men's Triple Jump", "line": {"color": "#19d3f3", "dash": "solid"}, "mode": "lines", "name": "Athletics Men's Triple Jump", "orientation": "v", "showlegend": true, "type": "scatter", "x": [1896, 1900, 1904, 1906, 1908, 1912, 1920, 1924, 1928, 1932, 1936, 1948, 1952, 1956, 1960, 1964, 1968, 1972, 1976, 1980, 1984, 1988, 1992, 1996, 2000, 2004, 2008, 2012, 2016], "xaxis": "x", "y": [5.74, 5.904, 5.904, 6.101, 6.068, 6.166, 6.166, 6.101, 6.068, 5.904, 6.002, 5.773, 6.134, 6.035, 6.035, 6.101, 6.232, 6.166, 6.166, 6.232, 6.101, 6.199, 6.101, 5.97, 6.232, 6.494, 6.462, 6.199, 6.166], "yaxis": "y"}], "layout": {"legend": {"title": {"text": "event"}, "tracegroupgap": 0}, "margin": {"t": 60}, "xaxis": {"anchor": "y", "domain": [0, 1], "title": {"text": "year"}}, "yaxis": {"anchor": "x", "domain": [0, 1], "title": {"text": "height"}}}}
